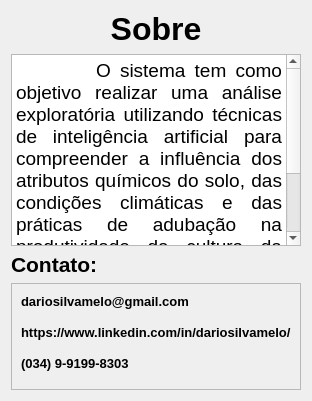
               <widget class="QWidget" name="pag_about">
                <layout class="QVBoxLayout" name="verticalLayout_15">
                 <item>
                  <widget class="QLabel" name="lbl_about">
                   <property name="text">
                    <string>&lt;html&gt;&lt;head/&gt;&lt;body&gt;&lt;p align=&quot;center&quot;&gt;&lt;span style=&quot; font-size:24pt; font-weight:600;&quot;&gt;Sobre&lt;/span&gt;&lt;/p&gt;&lt;/body&gt;&lt;/html&gt;</string>
                   </property>
                  </widget>
                 </item>
                 <item>
                  <widget class="QTextEdit" name="txt_about">
                   <property name="html">
                    <string>&lt;!DOCTYPE HTML PUBLIC &quot;-//W3C//DTD HTML 4.0//EN&quot; &quot;http://www.w3.org/TR/REC-html40/strict.dtd&quot;&gt;
&lt;html&gt;&lt;head&gt;&lt;meta name=&quot;qrichtext&quot; content=&quot;1&quot; /&gt;&lt;style type=&quot;text/css&quot;&gt;
p, li { white-space: pre-wrap; }
&lt;/style&gt;&lt;/head&gt;&lt;body style=&quot; font-family:'MS Shell Dlg 2'; font-size:8.25pt; font-weight:400; font-style:normal;&quot;&gt;
&lt;p align=&quot;justify&quot; style=&quot; margin-top:0px; margin-bottom:0px; margin-left:0px; margin-right:0px; -qt-block-indent:0; text-indent:0px;&quot;&gt;&lt;span style=&quot; font-size:14pt;&quot;&gt;	O sistema tem como objetivo realizar uma análise exploratória utilizando técnicas de inteligência artificial para compreender a influência dos atributos químicos do solo, das condições climáticas e das práticas de adubação na produtividade da cultura da soja, permitindo, assim, prever o limiar de produtividade com base nesses atributos preditores.&lt;/span&gt;&lt;/p&gt;&lt;/body&gt;&lt;/html&gt;</string>
                   </property>
                  </widget>
                 </item>
                 <item>
                  <widget class="QLabel" name="lbl_contact">
                   <property name="text">
                    <string>&lt;html&gt;&lt;head/&gt;&lt;body&gt;&lt;p&gt;&lt;span style=&quot; font-size:16pt; font-weight:600;&quot;&gt;Contato:&lt;/span&gt;&lt;/p&gt;&lt;/body&gt;&lt;/html&gt;</string>
                   </property>
                  </widget>
                 </item>
                 <item alignment="Qt::AlignHCenter">
                  <widget class="QFrame" name="frm_contact">
                   <property name="frameShape">
                    <enum>QFrame::StyledPanel</enum>
                   </property>
                   <property name="frameShadow">
                    <enum>QFrame::Raised</enum>
                   </property>
                   <layout class="QVBoxLayout" name="verticalLayout_10">
                    <item>
                     <widget class="QLabel" name="lbl_email">
                      <property name="text">
                       <string>&lt;html&gt;&lt;head/&gt;&lt;body&gt;&lt;p&gt;&lt;img src=&quot;:/Contacts/images/contacts/email.png&quot;/&gt;&lt;span style=&quot; font-size:16pt; font-weight:600; vertical-align:super;&quot;&gt;dariosilvamelo@gmail.com&lt;/span&gt;&lt;/p&gt;&lt;/body&gt;&lt;/html&gt;</string>
                      </property>
                     </widget>
                    </item>
                    <item>
                     <widget class="QLabel" name="lbl_linkedin">
                      <property name="text">
                       <string>&lt;html&gt;&lt;head/&gt;&lt;body&gt;&lt;p&gt;&lt;img src=&quot;:/Contacts/images/contacts/linkedin.png&quot;/&gt;&lt;span style=&quot; font-size:16pt; font-weight:600; vertical-align:super;&quot;&gt;https://www.linkedin.com/in/dariosilvamelo/&lt;/span&gt;&lt;/p&gt;&lt;/body&gt;&lt;/html&gt;</string>
                      </property>
                     </widget>
                    </item>
                    <item>
                     <widget class="QLabel" name="lbl_phone">
                      <property name="text">
                       <string>&lt;html&gt;&lt;head/&gt;&lt;body&gt;&lt;p&gt;&lt;img src=&quot;:/Contacts/images/contacts/whats.png&quot;/&gt;&lt;span style=&quot; font-size:16pt; font-weight:600; vertical-align:super;&quot;&gt;(034) 9-9199-8303&lt;/span&gt;&lt;/p&gt;&lt;/body&gt;&lt;/html&gt;</string>
                      </property>
                     </widget>
                    </item>
                   </layout>
                  </widget>
                 </item>
                </layout>
               </widget>
